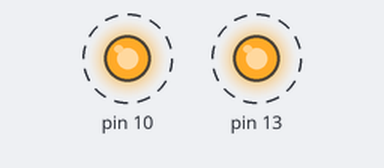
A sketch run on a simulated Arduino Uno, built with avr-gcc and run on an emulated ATmega328P. On the bench: output pins drawn as LEDs (lit = HIGH). Dashed ring = blinking.

Above: at 0.5 s.
Timing chart, 0 to 4.6 s (numbered marks = the images above):
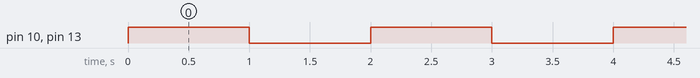

Measured:
- by itself, pin 10, pin 13: alternates HIGH for 1.0 s and LOW for 1.0 s

The sketch:

BEEE_Experiment_1_Code.ino
```cpp
void setup()
{
  pinMode(13, OUTPUT);
  pinMode(10, OUTPUT);
}

void loop()
{
  digitalWrite(13, HIGH);
  digitalWrite(10, HIGH);
  delay(1000); // Wait for 100 millisecond(s)
  digitalWrite(13, LOW);
  digitalWrite(10, LOW);
  delay(1000); // Wait for 100 millisecond(s)
}
```
